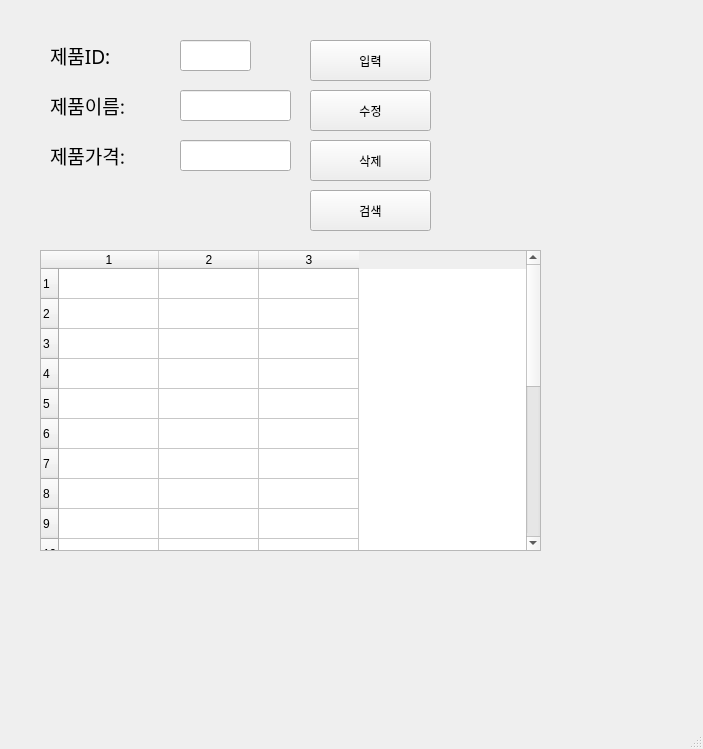
<?xml version="1.0" encoding="UTF-8"?>
<ui version="4.0">
 <class>MainWindow</class>
 <widget class="QMainWindow" name="MainWindow">
  <property name="geometry">
   <rect>
    <x>0</x>
    <y>0</y>
    <width>703</width>
    <height>749</height>
   </rect>
  </property>
  <property name="windowTitle">
   <string>MainWindow</string>
  </property>
  <widget class="QWidget" name="centralwidget">
   <widget class="QLabel" name="label">
    <property name="geometry">
     <rect>
      <x>50</x>
      <y>40</y>
      <width>81</width>
      <height>31</height>
     </rect>
    </property>
    <property name="font">
     <font>
      <family>맑은 고딕</family>
      <pointsize>14</pointsize>
     </font>
    </property>
    <property name="text">
     <string>제품ID:</string>
    </property>
   </widget>
   <widget class="QLabel" name="label_2">
    <property name="geometry">
     <rect>
      <x>50</x>
      <y>90</y>
      <width>101</width>
      <height>31</height>
     </rect>
    </property>
    <property name="font">
     <font>
      <family>맑은 고딕</family>
      <pointsize>14</pointsize>
     </font>
    </property>
    <property name="text">
     <string>제품이름:</string>
    </property>
   </widget>
   <widget class="QLabel" name="label_3">
    <property name="geometry">
     <rect>
      <x>50</x>
      <y>140</y>
      <width>111</width>
      <height>31</height>
     </rect>
    </property>
    <property name="font">
     <font>
      <family>맑은 고딕</family>
      <pointsize>14</pointsize>
     </font>
    </property>
    <property name="text">
     <string>제품가격:</string>
    </property>
   </widget>
   <widget class="QLineEdit" name="prodID">
    <property name="geometry">
     <rect>
      <x>180</x>
      <y>40</y>
      <width>71</width>
      <height>31</height>
     </rect>
    </property>
   </widget>
   <widget class="QLineEdit" name="prodName">
    <property name="geometry">
     <rect>
      <x>180</x>
      <y>90</y>
      <width>111</width>
      <height>31</height>
     </rect>
    </property>
   </widget>
   <widget class="QLineEdit" name="prodPrice">
    <property name="geometry">
     <rect>
      <x>180</x>
      <y>140</y>
      <width>111</width>
      <height>31</height>
     </rect>
    </property>
   </widget>
   <widget class="QPushButton" name="pushButton">
    <property name="geometry">
     <rect>
      <x>310</x>
      <y>40</y>
      <width>121</width>
      <height>41</height>
     </rect>
    </property>
    <property name="text">
     <string>입력</string>
    </property>
   </widget>
   <widget class="QPushButton" name="pushButton_2">
    <property name="geometry">
     <rect>
      <x>310</x>
      <y>90</y>
      <width>121</width>
      <height>41</height>
     </rect>
    </property>
    <property name="text">
     <string>수정</string>
    </property>
   </widget>
   <widget class="QPushButton" name="pushButton_3">
    <property name="geometry">
     <rect>
      <x>310</x>
      <y>140</y>
      <width>121</width>
      <height>41</height>
     </rect>
    </property>
    <property name="text">
     <string>삭제</string>
    </property>
   </widget>
   <widget class="QPushButton" name="pushButton_4">
    <property name="geometry">
     <rect>
      <x>310</x>
      <y>190</y>
      <width>121</width>
      <height>41</height>
     </rect>
    </property>
    <property name="text">
     <string>검색</string>
    </property>
   </widget>
   <widget class="QTableWidget" name="tableWidget">
    <property name="geometry">
     <rect>
      <x>40</x>
      <y>250</y>
      <width>501</width>
      <height>301</height>
     </rect>
    </property>
    <property name="rowCount">
     <number>20</number>
    </property>
    <property name="columnCount">
     <number>3</number>
    </property>
    <row/>
    <row/>
    <row/>
    <row/>
    <row/>
    <row/>
    <row/>
    <row/>
    <row/>
    <row/>
    <row/>
    <row/>
    <row/>
    <row/>
    <row/>
    <row/>
    <row/>
    <row/>
    <row/>
    <row/>
    <column/>
    <column/>
    <column/>
   </widget>
  </widget>
  <widget class="QMenuBar" name="menubar">
   <property name="geometry">
    <rect>
     <x>0</x>
     <y>0</y>
     <width>703</width>
     <height>26</height>
    </rect>
   </property>
  </widget>
  <widget class="QStatusBar" name="statusbar"/>
 </widget>
 <resources/>
 <connections>
  <connection>
   <sender>pushButton</sender>
   <signal>clicked()</signal>
   <receiver>MainWindow</receiver>
   <slot>addProduct()</slot>
   <hints>
    <hint type="sourcelabel">
     <x>394</x>
     <y>72</y>
    </hint>
    <hint type="destinationlabel">
     <x>470</x>
     <y>95</y>
    </hint>
   </hints>
  </connection>
  <connection>
   <sender>pushButton_2</sender>
   <signal>clicked()</signal>
   <receiver>MainWindow</receiver>
   <slot>updateProduct()</slot>
   <hints>
    <hint type="sourcelabel">
     <x>418</x>
     <y>129</y>
    </hint>
    <hint type="destinationlabel">
     <x>470</x>
     <y>136</y>
    </hint>
   </hints>
  </connection>
  <connection>
   <sender>pushButton_3</sender>
   <signal>clicked()</signal>
   <receiver>MainWindow</receiver>
   <slot>removeProduct()</slot>
   <hints>
    <hint type="sourcelabel">
     <x>409</x>
     <y>175</y>
    </hint>
    <hint type="destinationlabel">
     <x>469</x>
     <y>183</y>
    </hint>
   </hints>
  </connection>
  <connection>
   <sender>pushButton_4</sender>
   <signal>clicked()</signal>
   <receiver>MainWindow</receiver>
   <slot>getProduct()</slot>
   <hints>
    <hint type="sourcelabel">
     <x>406</x>
     <y>219</y>
    </hint>
    <hint type="destinationlabel">
     <x>471</x>
     <y>229</y>
    </hint>
   </hints>
  </connection>
 </connections>
 <slots>
  <slot>addProduct()</slot>
  <slot>updateProduct()</slot>
  <slot>removeProduct()</slot>
  <slot>getProduct()</slot>
 </slots>
</ui>
